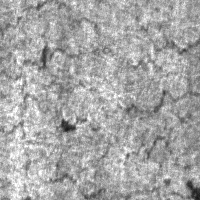
#> input picture figure_scripts/images/crazing_236.jpg, 200 x 200 px
$ python -i draw_mosaic_neudet.py   (imports and definitions only)
#> lines starting #> are read from the running program, lines starting #| are printed output that depends on the picture
#> further down, picture is the input picture: PIL image 200x200 RGB; min 21, max 255, mean 166.3
#!/usr/bin/env python3
# -*- coding: utf-8 -*-

"""
Draw a three-panel illustration for NEU-DET:

Left:
    Original single-defect image with O2O-style boxes
    (1 target, 1 positive sample, several negative samples).

Middle:
    Same-image perturbation Mosaic:
    the same image copied 4 times, light perturbation, 2x2 stitch.

Right:
    Standard data augmentation applied to the original image:
    4 independent augmented versions arranged as 2x2
    (photometric distortion + zoom-out + horizontal flip + resize).

Output:
    figures/standard_mosaic_disadvantage_neudet.png
"""

import os
import sys
import random
import xml.etree.ElementTree as ET
from pathlib import Path

import numpy as np
from PIL import Image, ImageDraw, ImageEnhance, ImageFilter, ImageFont


# =========================
# Basic settings
# =========================

THIS_FILE = Path(__file__).resolve()
if THIS_FILE.parent.name == "tools":
    PROJECT_ROOT = THIS_FILE.parents[1]
else:
    PROJECT_ROOT = THIS_FILE.parent

CLASS_NAMES = [
    "crazing",
    "inclusion",
    "patches",
    "pitted_surface",
    "rolled-in_scale",
    "scratches",
]

DATASET_CANDIDATES = [
    "NEU-DET-split",
    "NEU-DET",
    "NEUDET",
    "neu-det",
    "datasets/NEU-DET",
    "data/NEU-DET",
    "data/NEUDET",
    "dataset/NEU-DET",
    "datasets/neu-det",
]

SEED = 42

PANEL_SIZE = 480
GAP = 8
CAPTION_H = 42

COLOR_GT = (255, 215, 0)
COLOR_POS = (255, 0, 0)
COLOR_NEG = (60, 180, 75)
COLOR_TEXT = (0, 0, 0)
COLOR_WHITE = (255, 255, 255)

try:
    RESAMPLE = Image.Resampling.BILINEAR
except AttributeError:
    RESAMPLE = Image.BILINEAR


# =========================
# Dataset utilities
# =========================

# [95 lines left out: functions find_dataset_root, parse_voc_xml, find_image_path, collect_single_box_samples, load_sample, not called in this run]


# =========================
# Image and box utilities
# =========================

def _light_augment(img, seed=None):
    rng = random.Random(seed)
    np_rng = np.random.default_rng(seed)
    if rng.random() < 0.9:
        img = ImageEnhance.Brightness(img).enhance(rng.uniform(0.82, 1.18))
    if rng.random() < 0.9:
        img = ImageEnhance.Contrast(img).enhance(rng.uniform(0.82, 1.18))
    if rng.random() < 0.5:
        img = ImageEnhance.Sharpness(img).enhance(rng.uniform(0.85, 1.25))
    if rng.random() < 0.2:
        img = img.filter(ImageFilter.GaussianBlur(radius=rng.uniform(0.15, 0.45)))
    if rng.random() < 0.8:
        arr = np.array(img).astype(np.float32)
        noise_std = rng.uniform(2.0, 6.0)
        noise = np_rng.normal(0, noise_std, arr.shape)
        arr = np.clip(arr + noise, 0, 255).astype(np.uint8)
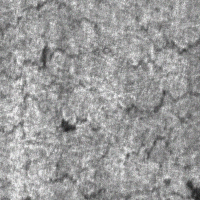
#> arr: shape (200, 200, 3); mean R, G, B 154.3, 154.3, 154.3
        img = Image.fromarray(arr)
    return img


# [141 lines left out: functions _standard_augment, resize_to_square, scale_box, jitter_box, sample_negative_boxes, not called in this run]


def draw_rect(draw, box, color, width=3):
    x1, y1, x2, y2 = box
    draw.rectangle([int(x1), int(y1), int(x2), int(y2)], outline=color, width=width)


# [301 lines left out: functions draw_boxes_like_paper, make_left_original_panel, make_middle_mosaic_panel, make_right_standard_augmentation_panel, get_font, draw_centered_text and 2 more, not called in this run]


# [3 lines not run here, left out]

>>> from PIL import Image
>>> picture = Image.open('images/crazing_236.jpg')
>>> result = _light_augment(picture)

$ run again, on figure_scripts/images/pitted_surface_294.jpg
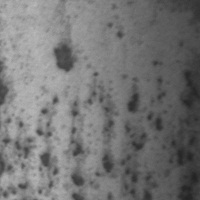
#> input picture figure_scripts/images/pitted_surface_294.jpg, 200 x 200 px
#> picture is the input picture: PIL image 200x200 RGB; min 34, max 187, mean 116.7
#> in _light_augment, `arr = np.clip(arr + noise, 0, 255).astype(np.uint8)`:
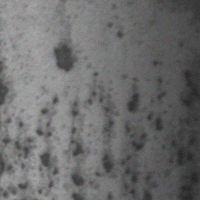
#> arr: shape (200, 200, 3); mean R, G, B 108.8, 108.8, 108.8
